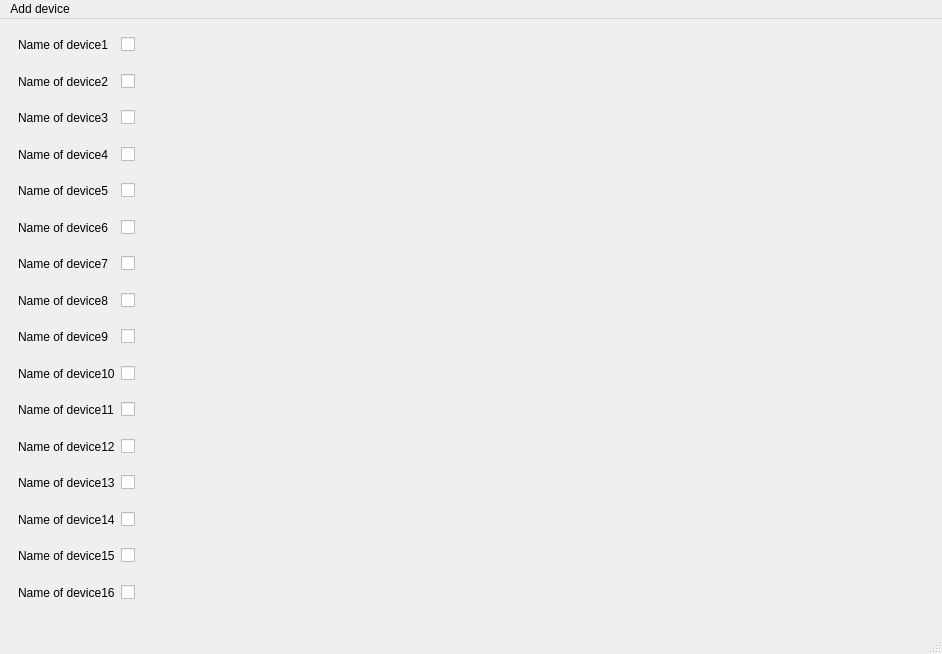
<?xml version="1.0" encoding="UTF-8"?>
<ui version="4.0">
 <class>MainWindow</class>
 <widget class="QMainWindow" name="MainWindow">
  <property name="geometry">
   <rect>
    <x>0</x>
    <y>0</y>
    <width>942</width>
    <height>654</height>
   </rect>
  </property>
  <property name="windowTitle">
   <string>MainWindow</string>
  </property>
  <widget class="QWidget" name="centralwidget">
   <widget class="QFrame" name="formFrame">
    <property name="geometry">
     <rect>
      <x>9</x>
      <y>9</y>
      <width>921</width>
      <height>581</height>
     </rect>
    </property>
    <layout class="QFormLayout" name="formLayout">
     <item row="0" column="0">
      <widget class="QLabel" name="nameOfDevice1Label">
       <property name="text">
        <string>Name of device1</string>
       </property>
      </widget>
     </item>
     <item row="0" column="1">
      <widget class="QCheckBox" name="nameOfDevice1CheckBox"/>
     </item>
     <item row="1" column="0">
      <spacer name="verticalSpacer_3">
       <property name="orientation">
        <enum>Qt::Vertical</enum>
       </property>
       <property name="sizeHint" stdset="0">
        <size>
         <width>20</width>
         <height>40</height>
        </size>
       </property>
      </spacer>
     </item>
     <item row="2" column="0">
      <widget class="QLabel" name="nameOfDevice2Label">
       <property name="text">
        <string>Name of device2</string>
       </property>
      </widget>
     </item>
     <item row="2" column="1">
      <widget class="QCheckBox" name="nameOfDevice2CheckBox"/>
     </item>
     <item row="3" column="0">
      <spacer name="verticalSpacer_4">
       <property name="orientation">
        <enum>Qt::Vertical</enum>
       </property>
       <property name="sizeHint" stdset="0">
        <size>
         <width>20</width>
         <height>40</height>
        </size>
       </property>
      </spacer>
     </item>
     <item row="4" column="0">
      <widget class="QLabel" name="nameOfDevice3Label">
       <property name="text">
        <string>Name of device3</string>
       </property>
      </widget>
     </item>
     <item row="4" column="1">
      <widget class="QCheckBox" name="nameOfDevice3CheckBox"/>
     </item>
     <item row="5" column="0">
      <spacer name="verticalSpacer_5">
       <property name="orientation">
        <enum>Qt::Vertical</enum>
       </property>
       <property name="sizeHint" stdset="0">
        <size>
         <width>20</width>
         <height>40</height>
        </size>
       </property>
      </spacer>
     </item>
     <item row="6" column="0">
      <widget class="QLabel" name="nameOfDevice4Label">
       <property name="text">
        <string>Name of device4</string>
       </property>
      </widget>
     </item>
     <item row="6" column="1">
      <widget class="QCheckBox" name="nameOfDevice4CheckBox"/>
     </item>
     <item row="7" column="0">
      <spacer name="verticalSpacer_6">
       <property name="orientation">
        <enum>Qt::Vertical</enum>
       </property>
       <property name="sizeHint" stdset="0">
        <size>
         <width>20</width>
         <height>40</height>
        </size>
       </property>
      </spacer>
     </item>
     <item row="8" column="0">
      <widget class="QLabel" name="nameOfDevice5Label">
       <property name="text">
        <string>Name of device5</string>
       </property>
      </widget>
     </item>
     <item row="8" column="1">
      <widget class="QCheckBox" name="nameOfDevice5CheckBox"/>
     </item>
     <item row="9" column="0">
      <spacer name="verticalSpacer_13">
       <property name="orientation">
        <enum>Qt::Vertical</enum>
       </property>
       <property name="sizeHint" stdset="0">
        <size>
         <width>20</width>
         <height>40</height>
        </size>
       </property>
      </spacer>
     </item>
     <item row="10" column="0">
      <widget class="QLabel" name="nameOfDevice6Label">
       <property name="text">
        <string>Name of device6</string>
       </property>
      </widget>
     </item>
     <item row="10" column="1">
      <widget class="QCheckBox" name="nameOfDevice6CheckBox">
       <property name="tristate">
        <bool>true</bool>
       </property>
      </widget>
     </item>
     <item row="11" column="0">
      <spacer name="verticalSpacer_12">
       <property name="orientation">
        <enum>Qt::Vertical</enum>
       </property>
       <property name="sizeHint" stdset="0">
        <size>
         <width>20</width>
         <height>40</height>
        </size>
       </property>
      </spacer>
     </item>
     <item row="12" column="0">
      <widget class="QLabel" name="nameOfDevice7Label">
       <property name="text">
        <string>Name of device7</string>
       </property>
      </widget>
     </item>
     <item row="12" column="1">
      <widget class="QCheckBox" name="nameOfDevice7CheckBox"/>
     </item>
     <item row="13" column="0">
      <spacer name="verticalSpacer_11">
       <property name="orientation">
        <enum>Qt::Vertical</enum>
       </property>
       <property name="sizeHint" stdset="0">
        <size>
         <width>20</width>
         <height>40</height>
        </size>
       </property>
      </spacer>
     </item>
     <item row="14" column="0">
      <widget class="QLabel" name="nameOfDevice8Label">
       <property name="text">
        <string>Name of device8</string>
       </property>
      </widget>
     </item>
     <item row="14" column="1">
      <widget class="QCheckBox" name="nameOfDevice8CheckBox"/>
     </item>
     <item row="15" column="0">
      <spacer name="verticalSpacer_17">
       <property name="orientation">
        <enum>Qt::Vertical</enum>
       </property>
       <property name="sizeHint" stdset="0">
        <size>
         <width>20</width>
         <height>40</height>
        </size>
       </property>
      </spacer>
     </item>
     <item row="16" column="0">
      <widget class="QLabel" name="nameOfDevice9Label">
       <property name="text">
        <string>Name of device9</string>
       </property>
      </widget>
     </item>
     <item row="16" column="1">
      <widget class="QCheckBox" name="nameOfDevice9CheckBox"/>
     </item>
     <item row="17" column="0">
      <spacer name="verticalSpacer_16">
       <property name="orientation">
        <enum>Qt::Vertical</enum>
       </property>
       <property name="sizeHint" stdset="0">
        <size>
         <width>20</width>
         <height>40</height>
        </size>
       </property>
      </spacer>
     </item>
     <item row="18" column="0">
      <widget class="QLabel" name="nameOfDevice10Label">
       <property name="text">
        <string>Name of device10</string>
       </property>
      </widget>
     </item>
     <item row="18" column="1">
      <widget class="QCheckBox" name="nameOfDevice10CheckBox"/>
     </item>
     <item row="19" column="0">
      <spacer name="verticalSpacer_15">
       <property name="orientation">
        <enum>Qt::Vertical</enum>
       </property>
       <property name="sizeHint" stdset="0">
        <size>
         <width>20</width>
         <height>40</height>
        </size>
       </property>
      </spacer>
     </item>
     <item row="20" column="0">
      <widget class="QLabel" name="nameOfDevice11Label">
       <property name="text">
        <string>Name of device11</string>
       </property>
      </widget>
     </item>
     <item row="20" column="1">
      <widget class="QCheckBox" name="nameOfDevice11CheckBox"/>
     </item>
     <item row="21" column="0">
      <spacer name="verticalSpacer_14">
       <property name="orientation">
        <enum>Qt::Vertical</enum>
       </property>
       <property name="sizeHint" stdset="0">
        <size>
         <width>20</width>
         <height>40</height>
        </size>
       </property>
      </spacer>
     </item>
     <item row="22" column="0">
      <widget class="QLabel" name="nameOfDevice12Label">
       <property name="text">
        <string>Name of device12</string>
       </property>
      </widget>
     </item>
     <item row="22" column="1">
      <widget class="QCheckBox" name="nameOfDevice12CheckBox"/>
     </item>
     <item row="23" column="0">
      <spacer name="verticalSpacer_21">
       <property name="orientation">
        <enum>Qt::Vertical</enum>
       </property>
       <property name="sizeHint" stdset="0">
        <size>
         <width>20</width>
         <height>40</height>
        </size>
       </property>
      </spacer>
     </item>
     <item row="24" column="0">
      <widget class="QLabel" name="nameOfDevice13Label">
       <property name="text">
        <string>Name of device13</string>
       </property>
      </widget>
     </item>
     <item row="24" column="1">
      <widget class="QCheckBox" name="nameOfDevice13CheckBox"/>
     </item>
     <item row="25" column="0">
      <spacer name="verticalSpacer_20">
       <property name="orientation">
        <enum>Qt::Vertical</enum>
       </property>
       <property name="sizeHint" stdset="0">
        <size>
         <width>20</width>
         <height>40</height>
        </size>
       </property>
      </spacer>
     </item>
     <item row="26" column="0">
      <widget class="QLabel" name="nameOfDevice14Label">
       <property name="text">
        <string>Name of device14</string>
       </property>
      </widget>
     </item>
     <item row="26" column="1">
      <widget class="QCheckBox" name="nameOfDevice14CheckBox"/>
     </item>
     <item row="27" column="0">
      <spacer name="verticalSpacer_19">
       <property name="orientation">
        <enum>Qt::Vertical</enum>
       </property>
       <property name="sizeHint" stdset="0">
        <size>
         <width>20</width>
         <height>40</height>
        </size>
       </property>
      </spacer>
     </item>
     <item row="28" column="0">
      <widget class="QLabel" name="nameOfDevice15Label">
       <property name="text">
        <string>Name of device15</string>
       </property>
      </widget>
     </item>
     <item row="28" column="1">
      <widget class="QCheckBox" name="nameOfDevice15CheckBox"/>
     </item>
     <item row="29" column="0">
      <spacer name="verticalSpacer_18">
       <property name="orientation">
        <enum>Qt::Vertical</enum>
       </property>
       <property name="sizeHint" stdset="0">
        <size>
         <width>20</width>
         <height>40</height>
        </size>
       </property>
      </spacer>
     </item>
     <item row="30" column="0">
      <widget class="QLabel" name="nameOfDevice16Label">
       <property name="text">
        <string>Name of device16</string>
       </property>
      </widget>
     </item>
     <item row="30" column="1">
      <widget class="QCheckBox" name="nameOfDevice16CheckBox"/>
     </item>
    </layout>
   </widget>
  </widget>
  <widget class="QMenuBar" name="menubar">
   <property name="geometry">
    <rect>
     <x>0</x>
     <y>0</y>
     <width>942</width>
     <height>26</height>
    </rect>
   </property>
   <widget class="QMenu" name="menuAdd_device">
    <property name="title">
     <string>Add device</string>
    </property>
   </widget>
   <addaction name="menuAdd_device"/>
  </widget>
  <widget class="QStatusBar" name="statusbar"/>
 </widget>
 <resources/>
 <connections/>
</ui>
